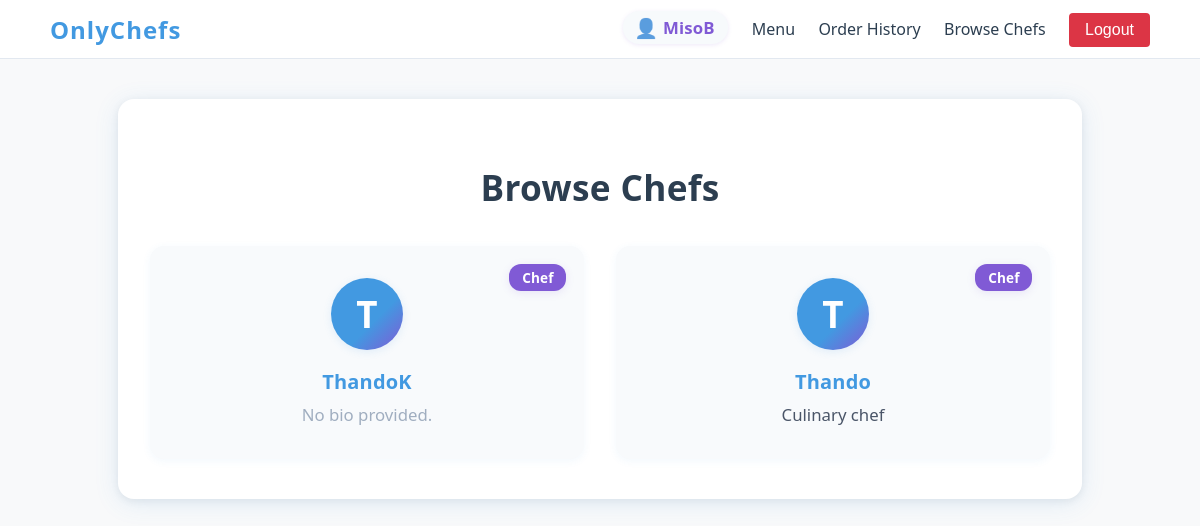
Screenshot of /browse_chefs (signed in) with the database file from the repository.
### tables this page shows
CREATE TABLE users (
                id INTEGER PRIMARY KEY AUTOINCREMENT,
                username TEXT UNIQUE NOT NULL,
                password TEXT NOT NULL,
                user_type TEXT NOT NULL DEFAULT 'customer'  -- Add user_type column
            , profile_info TEXT);

### app.py (the view)
@app.route("/browse_chefs")
def browse_chefs():
    with get_db_connection() as conn:
        chefs = conn.execute("SELECT username, profile_info FROM users WHERE user_type='chef'").fetchall()
    return render_template("browse_chefs.html", chefs=chefs)

### app.py (called while the page is built)
def get_db_connection():
    conn = sqlite3.connect(DB_PATH)
    conn.row_factory = sqlite3.Row
    return conn

### templates/browse_chefs.html (shortened to what this page needs)
{% include 'navbar.html' %}
<!doctype html>
<html lang="en">
<head>
</head>
<body>
    <div class="container">
        <h1>Browse Chefs</h1>
        {% if chefs|length == 0 %}
            <p style="text-align:center; color:#718096; font-size:1.1rem;">No chefs found.</p>
        {% else %}
        <div class="chefs-grid">
            {% for chef in chefs %}
            <div class="chef-card">
                <div class="chef-avatar">
                    {{ chef['username'][0]|upper }}
                </div>
                <a href="{{ url_for('chef_profile', username=chef['username']) }}" class="chef-link">{{ chef['username'] }}</a>
                {% if chef['profile_info'] %}
                    <div class="bio">{{ chef['profile_info'] }}</div>
                {% else %}
                    <div class="bio" style="color:#a0aec0;">No bio provided.</div>
                {% endif %}
                <div class="chef-badge">Chef</div>
            </div>
            {% endfor %}
        </div>
        {% endif %}
    </div>
</body>
</html>

### templates/browse_chefs.html (style rules this page uses)
body { font-family: 'Segoe UI', Arial, sans-serif; background: #f8f9fa; margin: 0; padding: 0; }
.container { max-width: 900px; margin: 2.5rem auto; background: #fff; border-radius: 16px; box-shadow: 0 4px 24px #4299e122, 0 2px 8px #0001; padding: 2.5rem 2rem; }
h1 { text-align: center; color: #2c3e50; font-size: 2.2rem; margin-bottom: 2.2rem; letter-spacing: 0.01em; }
.chefs-grid { display: grid; grid-template-columns: repeat(auto-fit, minmax(260px, 1fr)); gap: 2rem; }
.chef-card { background: #f8fafc; border-radius: 14px; box-shadow: 0 2px 8px #4299e111; padding: 2rem 1.2rem 1.2rem 1.2rem; display: flex; flex-direction: column; align-items: center; transition: box-shadow 0.2s, transform 0.2s; position: relative; }
.chef-avatar { width: 72px; height: 72px; border-radius: 50%; background: linear-gradient(135deg, #4299e1 60%, #805ad5 100%); display: flex; align-items: center; justify-content: center; font-size: 2.3rem; color: #fff; font-weight: 700; margin-bottom: 1.1rem; box-shadow: 0 2px 8px #4299e122; }
.chef-link { color: #4299e1; font-size: 1.25rem; text-decoration: none; font-weight: 600; letter-spacing: 0.01em; transition: color 0.18s; }
.bio { color: #4a5568; margin-top: 0.5rem; font-size: 1.05rem; text-align: center; min-height: 2.2em; }
.chef-badge { position: absolute; top: 1.1rem; right: 1.1rem; background: #805ad5; color: #fff; font-size: 0.85rem; padding: 0.25rem 0.8rem; border-radius: 12px; font-weight: 600; letter-spacing: 0.01em; box-shadow: 0 2px 8px #805ad522; }

### rows the page displays
users: username "T", username "ThandoK", shows "No bio provided."
users: username "T", username "Thando", profile_info "Culinary chef"

### other values shown
{{ session['username'] }} "MisoB"
